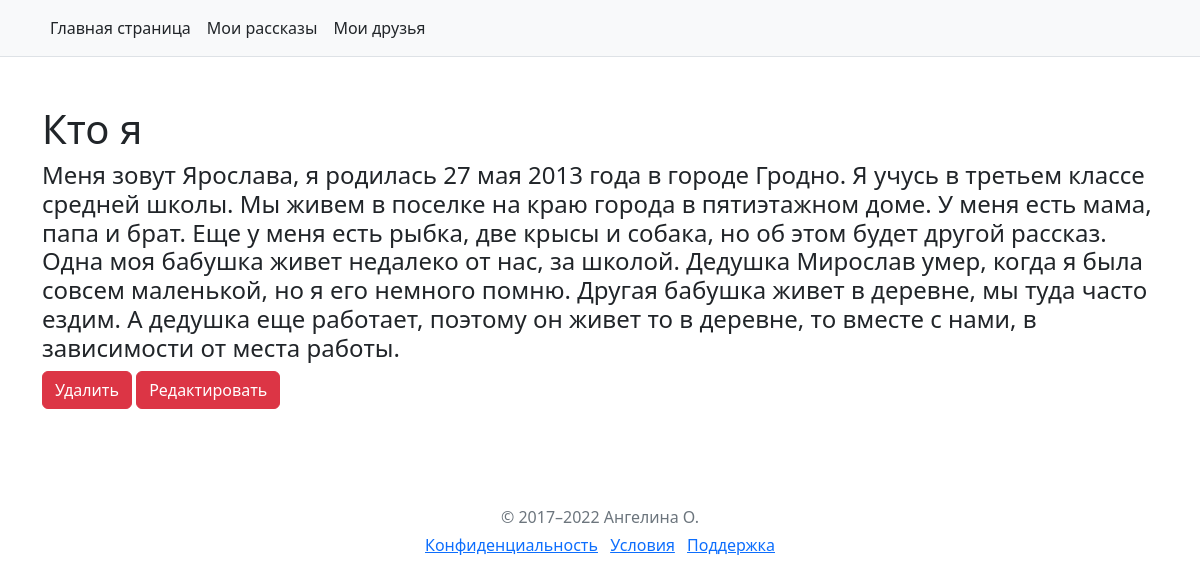
Page /about/1 on the committed database.
### app.py (models this page shows, shortened)
class Article(db.Model):
    id_a = db.Column(db.Integer, primary_key=True)
    title = db.Column(db.String(100), nullable=False)
    intro = db.Column(db.String(300), nullable=False)
    text = db.Column(db.Text, nullable=False)

### app.py (the view)
@app.route('/about/<int:id_a>')
def post(id_a):
    article = Article.query.get(id_a)
    return render_template('post.html', article=article)

### templates/post.html (shortened to what this page needs)
{% extends 'base.html' %}
{% block body %}
<div class="container mt-5">
    <h1>{{article.title}}</h1>
    <h4>{{article.text}}</h4>
    <a href="/about/{{ article.id_a }}/delete_post" class="btn btn-danger">Удалить</a>
    <a href="/about/{{ article.id_a }}/update_post" class="btn btn-danger">Редактировать</a>
</div>
{% endblock %}

### rows in the picture
Article: title "Кто я", text "Меня зовут Ярослава, я родилась 27 мая 2013 года в городе Гродно. Я учусь в третьем классе средней школы. Мы живем в поселке на краю города в пятиэтажном доме. У меня есть мама, папа и брат. Еще у меня есть рыбка, две крысы и собака, но об этом будет другой рассказ. Одна моя бабушка живет недалеко от нас, за школой. Дедушка Мирослав умер, когда я была совсем маленькой, но я его немного помню. Другая бабушка живет в деревне, мы туда часто ездим. А дедушка еще работает, поэтому он живет то в деревне, то вместе с нами, в зависимости от места работы."
